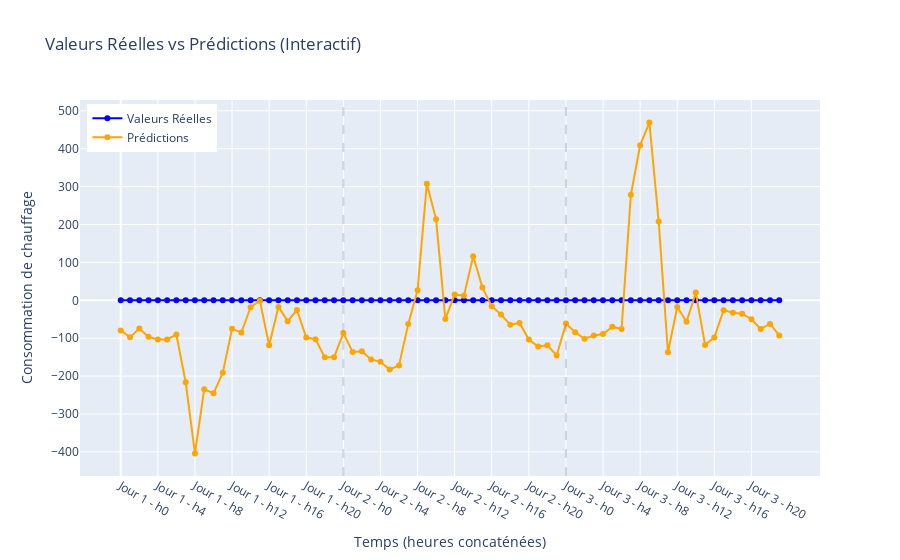

Notebook cell for this chart:
### Code cell
plot_true_vs_predicted_interactive(indices=[10, 11, 12], y_test=y_test2, predictions=predictions2, scaler_cons=scaler_y)

### Figure 1 — Plotly figure (JSON) as saved in the notebook; plotly's stock layout.template omitted (floating-point values rounded to 4 significant figures)
{"data": [{"line": {"color": "blue"}, "mode": "lines+markers", "name": "Valeurs Réelles", "type": "scatter", "x": [0, 1, 2, 3, 4, 5, 6, 7, 8, 9, 10, 11, 12, 13, 14, 15, 16, 17, 18, 19, 20, 21, 22, 23, 24, 25, 26, 27, 28, 29, 30, 31, 32, 33, 34, 35, 36, 37, 38, 39, 40, 41, 42, 43, 44, 45, 46, 47, 48, 49, 50, 51, 52, 53, 54, 55, 56, 57, 58, 59, 60, 61, 62, 63, 64, 65, 66, 67, 68, 69, 70, 71], "y": [0, 0, 0, 0, 0, 0, 0, 0, 0, 0, 0, 0, 0, 0, 0, 0, 0, 0, 0, 0, 0, 0, 0, 0, 0, 0, 0, 0, 0, 0, 0, 0, 0, 0, 0, 0, 0, 0, 0, 0, 0, 0, 0, 0, 0, 0, 0, 0, 0, 0, 0, 0, 0, 0, 0, 0, 0, 0, 0, 0, 0, 0, 0, 0, 0, 0, 0, 0, 0, 0, 0, 0]}, {"line": {"color": "orange"}, "mode": "lines+markers", "name": "Prédictions", "type": "scatter", "x": [0, 1, 2, 3, 4, 5, 6, 7, 8, 9, 10, 11, 12, 13, 14, 15, 16, 17, 18, 19, 20, 21, 22, 23, 24, 25, 26, 27, 28, 29, 30, 31, 32, 33, 34, 35, 36, 37, 38, 39, 40, 41, 42, 43, 44, 45, 46, 47, 48, 49, 50, 51, 52, 53, 54, 55, 56, 57, 58, 59, 60, 61, 62, 63, 64, 65, 66, 67, 68, 69, 70, 71], "y": [-79.46, -97.57, -74.42, -96.45, -103.1, -103.3, -90.32, -216.1, -404.1, -234.4, -245.5, -191.3, -75.32, -85.12, -18.37, -1.1, -118.3, -17.39, -54.95, -25.57, -98.14, -102.6, -150.5, -150.0, -86.55, -136.4, -134.2, -156.0, -162.3, -182.6, -171.8, -62.51, 26.34, 307.4, 213.7, -49.62, 15.46, 12.33, 116.3, 33.53, -15.42, -37.7, -64.22, -59.61, -103.5, -121.8, -118.8, -145.6, -61.46, -84.28, -101.4, -92.78, -89.02, -69.91, -75.83, 278.3, 409.2, 469.0, 208.2, -137.1, -17.55, -56.39, 20.27, -117.9, -97.84, -25.97, -32.86, -35.21, -49.93, -75.7, -62.41, -92.82]}], "layout": {"hovermode": "x unified", "legend": {"x": 0.01, "y": 0.99}, "shapes": [{"line": {"color": "gray", "dash": "dash"}, "opacity": 0.3, "type": "line", "x0": 24, "x1": 24, "xref": "x", "y0": 0, "y1": 1, "yref": "y domain"}, {"line": {"color": "gray", "dash": "dash"}, "opacity": 0.3, "type": "line", "x0": 48, "x1": 48, "xref": "x", "y0": 0, "y1": 1, "yref": "y domain"}], "title": {"text": "Valeurs Réelles vs Prédictions (Interactif)"}, "xaxis": {"tickmode": "array", "ticktext": ["Jour 1 - h0", "Jour 1 - h4", "Jour 1 - h8", "Jour 1 - h12", "Jour 1 - h16", "Jour 1 - h20", "Jour 2 - h0", "Jour 2 - h4", "Jour 2 - h8", "Jour 2 - h12", "Jour 2 - h16", "Jour 2 - h20", "Jour 3 - h0", "Jour 3 - h4", "Jour 3 - h8", "Jour 3 - h12", "Jour 3 - h16", "Jour 3 - h20"], "tickvals": [0, 4, 8, 12, 16, 20, 24, 28, 32, 36, 40, 44, 48, 52, 56, 60, 64, 68], "title": {"text": "Temps (heures concaténées)"}}, "yaxis": {"title": {"text": "Consommation de chauffage"}}}}
